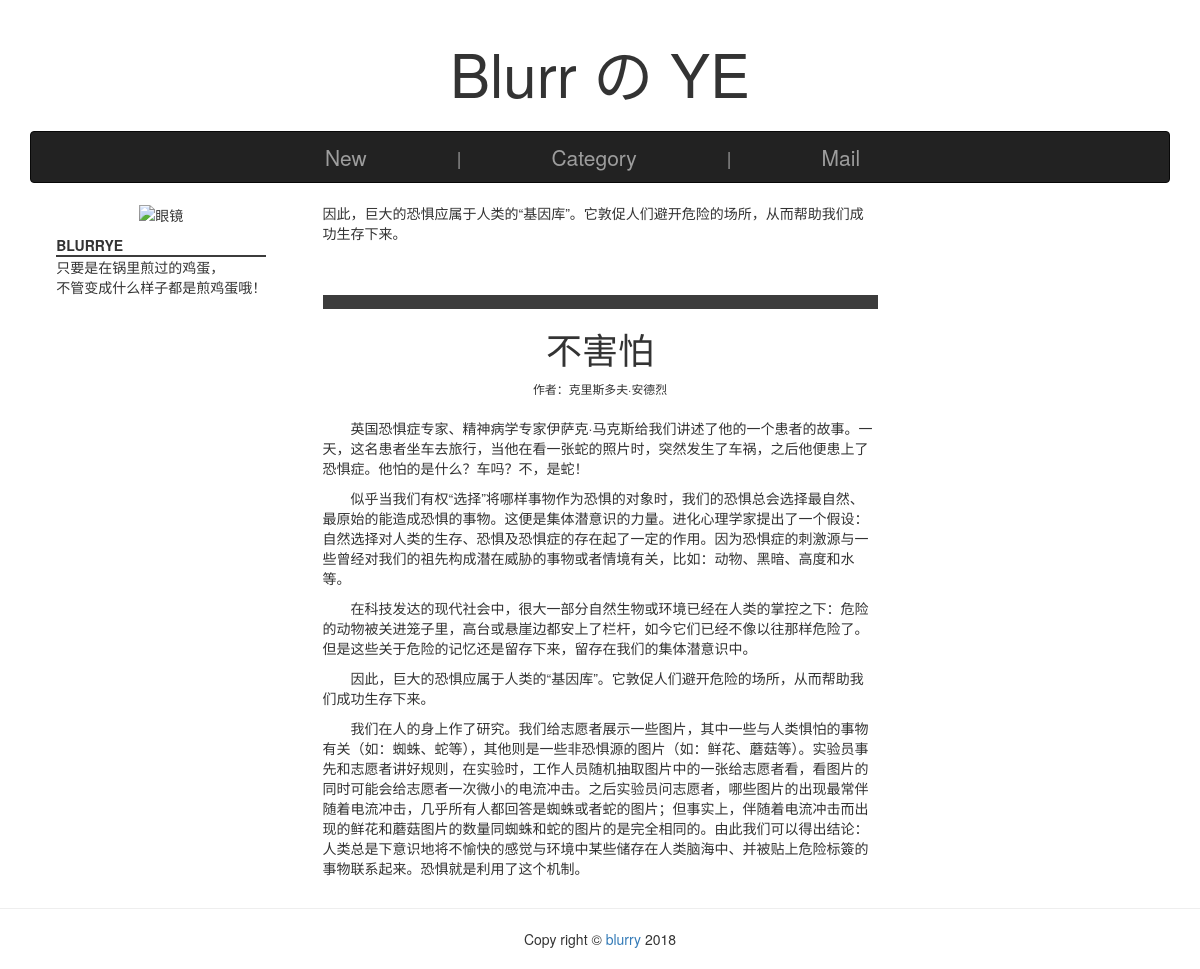
The app's page /post/2/ with its own data.
### blog/models.py (models this page shows, shortened)
class Post(models.Model):
    title = models.CharField(max_length=100)
    body = RichTextField()
    created_time = models.DateTimeField(auto_now_add=True)
    modified_time = models.DateTimeField(auto_now=True)
    excerpt = RichTextField()
    category = models.ForeignKey(Category, on_delete=models.DO_NOTHING)
    tags = models.ManyToManyField(Tag, blank=True)
    author = models.ForeignKey(User)
    authorship = models.CharField(max_length=20, blank=True)
    class Meta:
        verbose_name = '文章'
        verbose_name_plural = verbose_name
        ordering = ['-created_time']

### blog/views.py (the view)
# urls.py: url(r'^post/(?P<pk>[0-9]+)/$', views.detail, name='detail'),
def detail(request, pk):
    post = get_object_or_404(Post, pk=pk)
    return render(request, 'blog/detail.html', locals())

### templates/blog/detail.html (shortened to what this page needs)
{% extends 'blog/base.html' %}
{% block body %}
    <div class="container">
        <div class="row">
            <div class="col-md-12">
                <div id="blurry" class="text-center">
                    Blurr の YE
                </div>
            </div>
        </div>
        <div class="row">
            <div class="col-md-12">
                <nav id="navbar" class="navbar navbar-inverse" role="navigation">
                    <div class="container-fluid">
                        <div class="navbar-header">
                            <a class="navbar-brand" href="#">New</a>
                        </div>
                        <div class="navbar-header">
                            <span class="navbar-brand">&nbsp;&nbsp;|&nbsp;&nbsp;</span>
                        </div>
                        <div class="navbar-header">
                            <a class="navbar-brand" href="#">Category</a>
                        </div>
                        <div class="navbar-header">
                            <span class="navbar-brand">&nbsp;&nbsp;|&nbsp;&nbsp;</span>
                        </div>
                        <div class="navbar-header">
                            <a class="navbar-brand" href="#">Mail</a>
                        </div>
                    </div>
                </nav>
            </div>
        </div>
        <div class="row">
            <div class="col-md-3">
                <div class="text-center">
                    <img src="https://timgsa.baidu.com/timg?image&quality=80&size=b9999_10000&sec=1521810423278&di=aacc257f72a0f4f762ba04bb4dd0cbe2&imgtype=0&src=http%3A%2F%2Fp4.gexing.com%2FG1%2FM00%2F9D%2FBA%2FrBACE1J94jrDGTMTAABS_00Yi-E359.jpg"
                         alt="眼镜">
                </div>
                <div id="left-content">
                    <div id="nickname">
                        <strong>BLURRYE</strong>
                    </div>
                    <div id="desc">
                        只要是在锅里煎过的鸡蛋，
                        <br/>
                        不管变成什么样子都是煎鸡蛋哦！
                    </div>
                </div>
            </div>
            <div class="col-md-6">
                <div id="post-excerpt">
                    {{ post.excerpt|safe }}
                </div>
                <div id="post-body">
                    <div class="text-center">
                        <h1>{{ post.title }}</h1>
                        {% if post.authorship %}
                            <small>作者：{{ post.authorship }}</small>
                            <br><br>
                        {% endif %}
                    </div>
                    {{ post.body|safe }}
                </div>
            </div>
            <div class="col-md-3">
            </div>
        </div>
    </div>
{% endblock %}

### static/css.css (style rules this page uses)
#blurry { font-size: 60px; padding: 30px 0 15px 0; }
#navbar { display: flex; }
#navbar a { font-size: 150%; text-align: center; padding-left: 80px; padding-right: 80px; }
#left-content { padding-left: 10%; padding-right: 10%; }
#nickname { padding-top: 10px; border-bottom: 2px solid #3c3c3c; }
#post-excerpt { padding-bottom: 3em; }
#post-body { border-top: 1em solid #3c3c3c; }

### records on screen
Post: excerpt "因此，巨大的恐惧应属于人类的“基因库”。它敦促人们避开危险的场所，从而帮助我们成功生存下来。", title "不害怕", authorship "克里斯多夫·安德烈", body "英国恐惧症专家、精神病学专家伊萨克·马克斯给我们讲述了他的一个患者的故事。一天，这名患者坐车去旅行，当他在看一张蛇的照片时，突然发生了车祸，之后他便患上了恐惧症。他怕的是什么？车吗？不，是蛇！ 似乎当我们有权“选择”将哪样事物作为恐惧的对象时，我们的恐惧总会选择最自然、最原始的能造成恐惧的事物。这便是集体潜意识的力量。进化心理学家提出了一个假设：自然选择对人类的生存、恐惧及恐惧症的存在起了一定的作用。因为恐惧症的刺激源与一些曾经对我们的祖先构成潜在威胁的事物或者情境有关，比如：动物、黑暗、高度和水等。 在科技发达的现代社会中，很大一部分自然生物或环境已经在人类的掌控之下：危险的动物被关进笼子里，高台或悬崖边都安上了栏杆，如今它们已经不像以往那样危险了。但是这些关于危险的记忆还是留存下来，留存在我们的集体潜意识中。 因此，巨大的恐惧应属于人类的“基因库”。它敦促人们避开危险的场所，从而帮助我们成功生存下来。 我们在人的身上作了研究。我们给志愿者展示一些图片，其中一些与人类惧怕的事物有关（如：蜘蛛、蛇等），其他则是一些非恐惧源的图片（如：鲜花、蘑菇等）。实验员事先和志愿者讲好规则，在实验时，工作人员随机抽取图片中的一张给志愿者看，看图片的同时可能会给志愿者一次微小的电流冲击。之后实验员问志愿者，哪些图片的出现最常伴随着电流冲击，几乎所有人都回答是蜘蛛或者蛇的图片；但事实上，伴随着电流冲击而出现的鲜花和蘑菇图片的数量同蜘蛛和蛇的图片的是完全相同的。由此我们可以得出结论：人类总是下意识地将不愉快的感觉与环境中某些储存在人类脑海中、并被贴上危险标簽的事物联系起来。恐惧就是利用了这个机制。"
